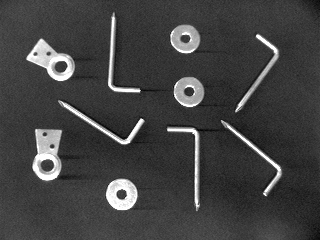
%> input picture Reconocimiento de Patrones/Reconocer Formas/Imagenes prueba/IMAG115.BMP, 320 x 240 px
$ octave Main.m   (GNU Octave 9; MATLAB toolbox functions it lacks are replaced by stand-ins)
%> lines starting %> are read from the running program, lines starting %| are printed output that depends on the picture; in (x1, y1, x2, y2) boxes, pixels count from 0 and x2, y2 are one past the last pixel; in counts of white or black regions, pixels touching at a corner belong together; the program's own positions count from 1
### Reconocimiento de Patrones/Reconocer Formas/k_means.m
function [clases_p] = k_means(z, k, c)
%> called with k = 6
    [num_muestras, comp]= size(z);
%> num_muestras = 10; comp = 2
    clases = repmat(99, [num_muestras, comp, k]);
    clases_p = repmat(99, [num_muestras, 5, k]);
    centroides = zeros(k, comp);
    cent_aux = zeros(1, k);
    contadores = repmat(1, [1, k]);
    centroides_ante = zeros(k, comp);
    %centroides = zeros(1,k);

    %
    for i=1:k
       clases(1,:,i) = z(i,:);
       clases_p(1,:,i) = c(i,:);
       centroides(i,:) = z(i,:);
    end

    % [25 lines of commented-out code are left out]

    clases;
    clases_p;
    centroides;

    ciclo = 1;
    while ciclo > 0
        %fprintf("Iteración %d\n", ciclo);
        for i=k+1:num_muestras
            vector = z(i,:);
            cord = c(i,:);
            for j=1:k
                %media = mean(clases(:,:,j),'omitnan');
                %centroides(:,k) = norm(vector-media);
                cent_aux(:,j) = norm(vector -  centroides(j, :));
            end
            cent_aux;
            dist_minima = min(min(cent_aux));
            indice = find(cent_aux == dist_minima);
            contadores(:, indice(1)) = contadores(:, indice(1)) + 1;
            clases(contadores(:, indice(1)),:,indice(1)) = vector;
            clases_p(contadores(:, indice(1)),:,indice(1)) = cord;
            centroides(indice(1),:) = (vector +  centroides(indice(1), :)) / 2;
        end
        if centroides_ante == centroides
            ciclo = 0;
        else
            centroides;
            centroides_ante = centroides;
            ciclo = ciclo + 1;
            contadores = repmat(1, [1, k]);
        end

    end

    clases;
    clases_p;
    centroides;

end

### Reconocimiento de Patrones/Reconocer Formas/dist_media.m
function [valor] = dist_media(clase_1, clase_2, clase_3, clase_4, clase_5, clase_6, vector)
    %fprintf('***** Distancia Media *****\n');
    k=6;
    vector
    Distancias = zeros(1,k);
    for i = 1:k
        switch i
            case 1
                media=mean(clase_1(:,:))
            case 2
                media=mean(clase_2(:,:))
            case 3
                media=mean(clase_3(:,:))
            case 4
                media=mean(clase_4(:,:))
            case 5
                media=mean(clase_5(:,:))
            case 6
                media=mean(clase_6(:,:))
        end
        Distancias(:,i) = norm(vector-media);
    end
    dist_minima = min(min(Distancias))
    if dist_minima > 10000
        valor = 6
    else
        valor = find(Distancias == dist_minima);
    end
end

### Reconocimiento de Patrones/Reconocer Formas/Main.m
clc
clear all
close all
warning off all

IMAG='BasesSossa/IMAG';
TIPO = '.BMP';
cont = 1;
fila = 1;
props = zeros(1, 5);

for i=1:120

    if cont <= 9
        numero_img = strcat('00',int2str(cont));
    elseif cont <= 99
        numero_img = strcat('0',int2str(cont));
    else
        numero_img = strcat('',int2str(cont));
    end

    ruta = strcat(IMAG,numero_img,TIPO);

    if isfile(ruta)
        a=imread(ruta);
        c=im2bw(a);

        objetos=regionprops(c,'Perimeter','Area','Centroid','BoundingBox', 'EulerNumber');

        for k=1:length(objetos)
            caja=objetos(k).BoundingBox;

            props(fila,1) = objetos(k).Perimeter;
            props(fila,2) = objetos(k).Area;
            props(fila,3) = objetos(k).EulerNumber;
            props(fila,4) = cont;
            props(fila,5) = k;
            % [6 lines of commented-out code are left out]
            fila = fila + 1;
        end

    end

    cont = cont + 1;
end

puntos = props(:, [1,3]);

k = 6;
clases = k_means(puntos, k, props);
clase_1 = zeros(1, 5);
clase_2 = zeros(1, 5);
clase_3 = zeros(1, 5);
clase_4 = zeros(1, 5);
clase_5 = zeros(1, 5);
clase_6 = zeros(1, 5);

for i=1:k
   clase_aux = clases(:,:,i);

   [num_muestras, comp]= size(clase_aux);
   for j=1:num_muestras

       if clase_aux(j,:) == [99 99 99 99 99]
           break
       else
            switch i
                case 1
                    clase_1(j,:) = clase_aux(j,:); %Tornillo
                case 2
                    clase_2(j,:) = clase_aux(j,:); %Rondana
                case 3
                    clase_3(j,:) = clase_aux(j,:); %Armella
                case 4
                    clase_4(j,:) = clase_aux(j,:); %Llave Alen
                case 5
                    clase_5(j,:) = clase_aux(j,:); %Cola de pato
                case 6
                    clase_6(j,:) = clase_aux(j,:); %Otros
                    %RowIdx = find(ismember(puntos, clase_aux(j,:),'rows'))
            end
       end

   end

end

figure(1)
char name;
[name,pathname]=uigetfile('*.BMP');
%> the answer given: Imagenes prueba/IMAG115.BMP
nombre=sprintf('%s%s',pathname,name);
a=imread(nombre);
%> a is the input picture: size 240x320 uint8; min 1, max 254, mean 66.2
imshow(a)
figure(2)
c=im2bw(a);
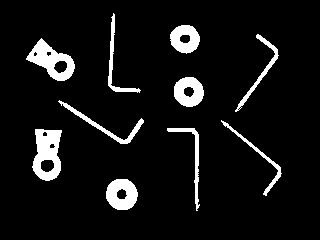
%> c: size 240x320 logical; 7.8% white; 10 white regions
imshow(c)

objetos=regionprops(c,'Perimeter','Area','Centroid','BoundingBox', 'EulerNumber');
%> objetos = 10 regions; largest, box (x1, y1, x2, y2), Area, Centroid, EulerNumber and Perimeter: (32, 129, 62, 181) 1043 [47.9 154] -2 145.4, (26, 38, 75, 81) 951 [51.9 61.3] -2 136.9, (106, 179, 138, 210) 719 [122.4 195] 0 96.9
punto = zeros(1, 3);

Colas = 0;
Rondanas = 0;
Llaves = 0;
Tornillos = 0;
Armellas = 0;
Otros = 0;

for k=1:length(objetos)

    caja=objetos(k).BoundingBox;
    rectangle('Position',[caja(1),caja(2),caja(3),caja(4)],'EdgeColor','r','LIneWidth',2);

    punto(1,1) = objetos(k).Perimeter;
    punto(1,2) = objetos(k).Area;
    punto(1,3) = objetos(k).EulerNumber;

    clase = dist_media(clase_1(:, [1,2,3]), clase_2(:, [1,2,3]), clase_3(:, [1,2,3]), clase_4(:, [1,2,3]), clase_5(:, [1,2,3]), clase_6(:, [1,2,3]), punto)
    %clase = knn(clase_1(:, [1,2,3]), clase_2(:, [1,2,3]), clase_3(:, [1,2,3]), clase_4(:, [1,2,3]), clase_5(:, [1,2,3]), clase_6(:, [1,2,3]), punto)

    switch clase
        case 1
            text(objetos(k).Centroid(1),objetos(k).Centroid(2),'Cola de pato','Color','g'); %Cola de pato
            Colas = Colas + 1
        case 2
            text(objetos(k).Centroid(1),objetos(k).Centroid(2),'Rondana','Color','g'); %Rondana
            Rondanas = Rondanas + 1
        case 3
            text(objetos(k).Centroid(1),objetos(k).Centroid(2),'Llave Alen','Color','g'); %Llave Alen
            Llaves = Llaves + 1
        case 4
            text(objetos(k).Centroid(1),objetos(k).Centroid(2),'Tornillo','Color','g'); %Tornillo
            Tornillos = Tornillos + 1
        case 5
            text(objetos(k).Centroid(1),objetos(k).Centroid(2),'Armella','Color','g'); %Armella
            Armellas = Armellas + 1
        case 6
            text(objetos(k).Centroid(1),objetos(k).Centroid(2),'Otros','Color','g');
            Otros = Otros + 1
    end

end
%> this loop made 10 passes
%> (caja, dist_minima in dist_media, valor in dist_media, Llaves) on passes 3, 6: ([58.5 100.5 86 44], 50.53, 3, 1), ([167.5 128.5 33 83], 10.65, 3, 2)
%> (caja, dist_minima in dist_media, valor in dist_media) on passes 1, 2, 4, 5, 7, 8: ([26.5 38.5 49 43], 303.2, 4), ([32.5 129.5 30 52], 395.5, 4), ([106.5 179.5 32 31], 68.11, 4), ([108.5 13.5 33 80], 8.77, 5), ([170.5 25.5 30 29], 56.08, 4), ([174.5 77.5 30 30], 12.04, 4)
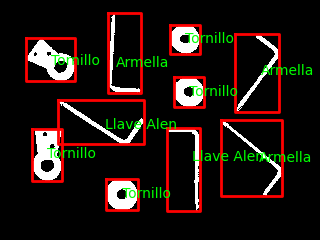
%> figure redrawn from the program's plot data

fprintf("Total de Colas de Patos: %d\n", Colas)
fprintf("Total de Rondana: %d\n", Rondanas)
fprintf("Total de Llave Alen: %d\n", Llaves)
fprintf("Total de Tornillo: %d\n", Tornillos)
fprintf("Total de Armella: %d\n", Armellas)
fprintf("Total de Otros: %d\n", Otros)

fprintf("Total: %d\n", Colas + Rondanas + Llaves + Tornillos + Armellas + Otros)
